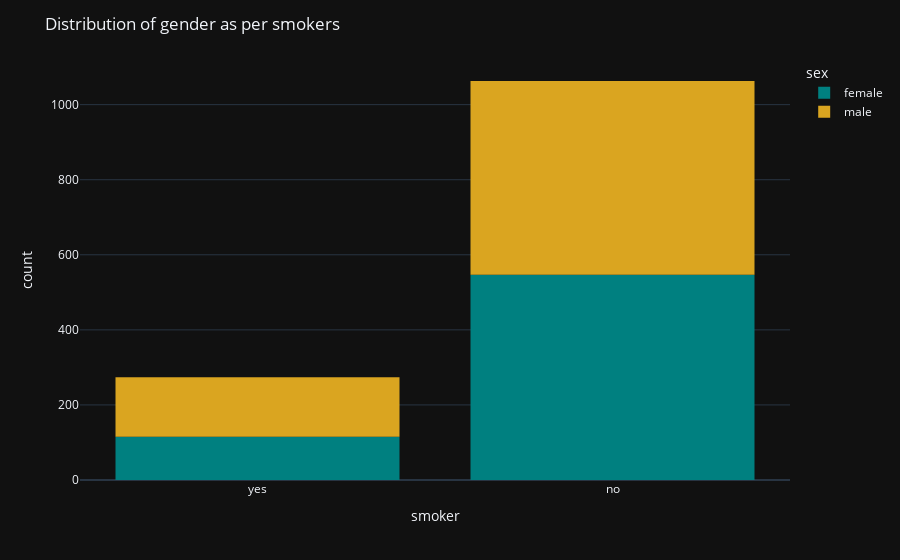

Notebook code cell kept with this figure:
### Markdown cell above
### Smoker

Let's visualize the distribution of the "smoker" column (containing values "yes" and "no") using a histogram.

### Code cell
fig=px.histogram(df, x="smoker", color="sex",color_discrete_sequence=["teal","#DAA520"])

fig.update_layout(template='plotly_dark',
                 title="Distribution of gender as per smokers",
                 xaxis_title="smoker",
                 yaxis_title="count",
                 showlegend=True)
fig.update_layout(bargap=0.2)
fig.show()

### Figure 1 — Plotly figure (JSON) as saved in the notebook; plotly's stock layout.template omitted (floating-point values rounded to 4 significant figures; data arrays with more than 128 entries replaced by an {"elided": "..."} marker saying what was removed)
{"data": [{"alignmentgroup": "True", "bingroup": "x", "hovertemplate": "sex=female<br>smoker=%{x}<br>count=%{y}<extra></extra>", "legendgroup": "female", "marker": {"color": "teal", "pattern": {"shape": ""}}, "name": "female", "offsetgroup": "female", "orientation": "v", "showlegend": true, "type": "histogram", "x": {"elided": "662 str values"}, "xaxis": "x", "yaxis": "y"}, {"alignmentgroup": "True", "bingroup": "x", "hovertemplate": "sex=male<br>smoker=%{x}<br>count=%{y}<extra></extra>", "legendgroup": "male", "marker": {"color": "#DAA520", "pattern": {"shape": ""}}, "name": "male", "offsetgroup": "male", "orientation": "v", "showlegend": true, "type": "histogram", "x": {"elided": "675 str values"}, "xaxis": "x", "yaxis": "y"}], "layout": {"bargap": 0.2, "barmode": "relative", "legend": {"title": {"text": "sex"}, "tracegroupgap": 0}, "margin": {"t": 60}, "showlegend": true, "title": {"text": "Distribution of gender as per smokers"}, "xaxis": {"anchor": "y", "domain": [0, 1], "title": {"text": "smoker"}}, "yaxis": {"anchor": "x", "domain": [0, 1], "title": {"text": "count"}}}}
